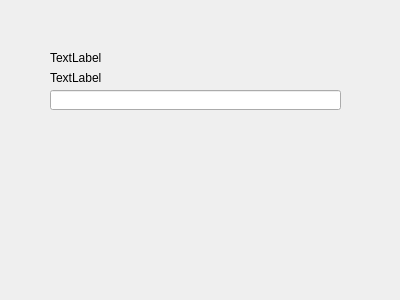
<?xml version="1.0" encoding="UTF-8"?>
<ui version="4.0">
 <class>Widget</class>
 <widget class="QWidget" name="Widget">
  <property name="geometry">
   <rect>
    <x>0</x>
    <y>0</y>
    <width>400</width>
    <height>300</height>
   </rect>
  </property>
  <property name="windowTitle">
   <string>Widget</string>
  </property>
  <widget class="QLabel" name="label">
   <property name="geometry">
    <rect>
     <x>50</x>
     <y>50</y>
     <width>231</width>
     <height>16</height>
    </rect>
   </property>
   <property name="text">
    <string>TextLabel</string>
   </property>
  </widget>
  <widget class="QLabel" name="label_2">
   <property name="geometry">
    <rect>
     <x>50</x>
     <y>70</y>
     <width>141</width>
     <height>16</height>
    </rect>
   </property>
   <property name="text">
    <string>TextLabel</string>
   </property>
  </widget>
  <widget class="QLineEdit" name="lineEdit_2">
   <property name="geometry">
    <rect>
     <x>50</x>
     <y>90</y>
     <width>291</width>
     <height>20</height>
    </rect>
   </property>
  </widget>
 </widget>
 <layoutdefault spacing="6" margin="11"/>
 <resources/>
 <connections/>
</ui>
